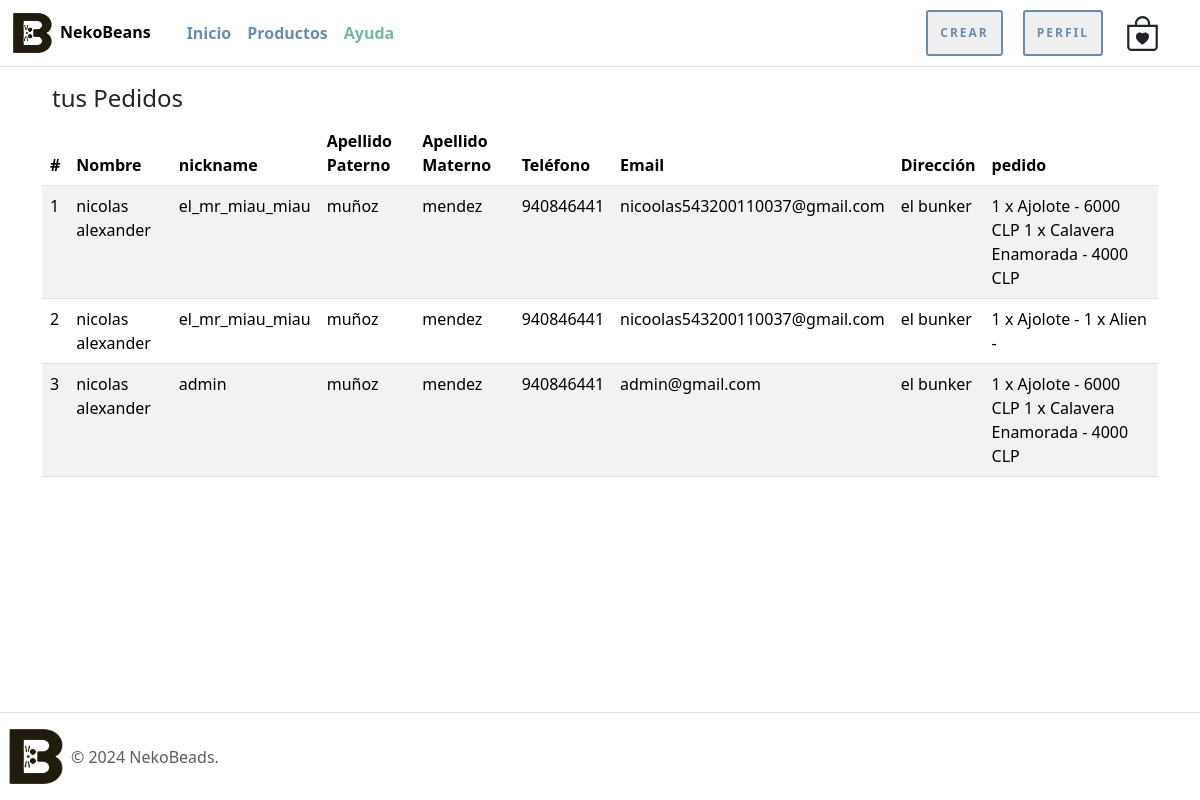
/tus-pedidos/ (signed in), run on the app's committed database.
### nekoBeansWeb/models.py (models this page shows, shortened)
class envio(models.Model):
    nickname = models.CharField(max_length=100)
    nombre = models.CharField(max_length=100)
    apellido_paterno = models.CharField(max_length=100)
    apellido_materno = models.CharField(max_length=100)
    telefono = models.CharField(max_length=20)
    email = models.EmailField()
    direccion = models.TextField()
    productos = models.TextField(default='No hay productos')  # Valor por defecto

### nekoBeansWeb/views.py (the view)
# urls.py: path('tus-pedidos/', tus_pedidos, name='tus_pedidos'),
@login_required
def tus_pedidos(request):
    pedidos = envio.objects.all()  # Obtener todos los envíos
    return render(request, 'nekoBeansWeb/tus_pedidos.html', {'pedidos': pedidos})

### nekoBeansWeb/templates/nekoBeansWeb/tus_pedidos.html (shortened to what this page needs)
{% extends 'nekoBeansWeb/narvar_footer.html' %}
{% load static %}
{% block contenido %}
<div class="container mt-4">
    <div class="row">
        <div class="col-md-12">
            <h4 class="espacio-titulos">tus Pedidos</h4>
            <div class="table-responsive">
                <table class="table table-hover table-striped">
                    <thead class="thead-dark">
                        <tr>
                            <th scope="col">#</th>
                            <th scope="col">Nombre</th>
                            <th scope="col">nickname</th>
                            <th scope="col">Apellido Paterno</th>
                            <th scope="col">Apellido Materno</th>
                            <th scope="col">Teléfono</th>
                            <th scope="col">Email</th>
                            <th scope="col">Dirección</th>
                            <th scope="col">pedido</th>
                        </tr>
                    </thead>
                    <tbody>
                        {% for pedido in pedidos %}
                            <tr>
                                <td>{{ forloop.counter }}</td>
                                <td>{{ pedido.nombre }}</td>
                                <td>{{ pedido.nickname }}</td>
                                <td>{{ pedido.apellido_paterno }}</td>
                                <td>{{ pedido.apellido_materno }}</td>
                                <td>{{ pedido.telefono }}</td>
                                <td>{{ pedido.email }}</td>
                                <td>{{ pedido.direccion }}</td>
                                <td>{{ pedido.productos }}</td>
                            </tr>
                        {% empty %}
                            <tr>
                                <td colspan="8" class="text-center">No hay pedidos disponibles.</td>
                            </tr>
                        {% endfor %}
                    </tbody>
                </table>
            </div>
        </div>
    </div>
</div>
{% endblock %}

### nekoBeansWeb/static/nekoBeansWeb/css/stiloPag.css (style rules this page uses)
.espacio-titulos { max-width: 940px; padding: 60px 10px 0px; }

### data on the page
envio: nombre "nicolas alexander", nickname "el_mr_miau_miau", apellido_paterno "muñoz", apellido_materno "mendez", telefono "940846441", email "nicoolas543200110037@gmail.com", direccion "el bunker", productos "1 x Ajolote - 6000 CLP 1 x Calavera Enamorada - 4000 CLP"
envio: nombre "nicolas alexander", nickname "el_mr_miau_miau", apellido_paterno "muñoz", apellido_materno "mendez", telefono "940846441", email "nicoolas543200110037@gmail.com", direccion "el bunker", productos "1 x Ajolote - 1 x Alien -"
envio: nombre "nicolas alexander", nickname "admin", apellido_paterno "muñoz", apellido_materno "mendez", telefono "940846441", email "admin@gmail.com", direccion "el bunker", productos "1 x Ajolote - 6000 CLP 1 x Calavera Enamorada - 4000 CLP"
